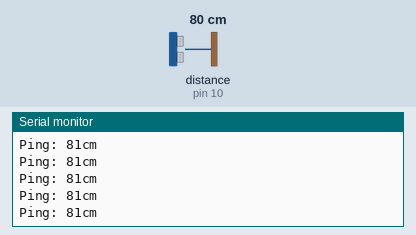
Bench run of a sketch on a simulated Arduino Uno, built with avr-gcc and run on an emulated ATmega328P. Parts: the last lines printed to the serial monitor. Inputs (shaded band) come from the test bench; at power-on: distance to the obstacle (sensor on pin 10) 80 cm. The echo pulse lasts 58.3 µs per cm.

Above: at 1.2 s.
1.3 s: distance to the obstacle (sensor on pin 10) set to 2 cm
At 1.59 s:
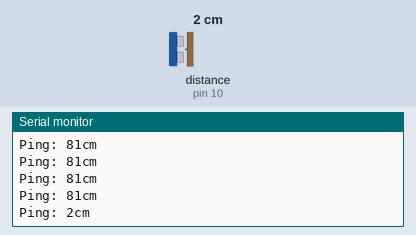
2.8 s: distance to the obstacle (sensor on pin 10) set to 4 cm
At 2.8 s:
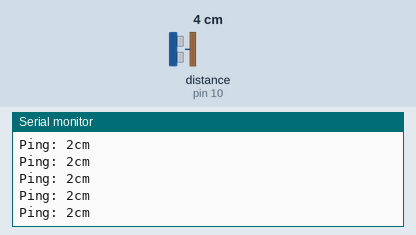
Timing chart, 0 to 5.8 s (numbered marks = the images above; inputs shaded):
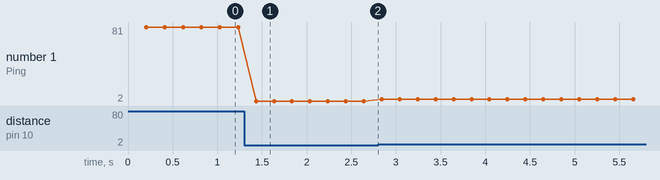

The sketch:

NewPingExample.ino
```cpp
#include <Servo.h>

// ---------------------------------------------------------------------------
// Example NewPing library sketch that does a ping about 20 times per second.
// ---------------------------------------------------------------------------

#include <NewPing.h>

#define TRIGGER_PIN  9  // Arduino pin tied to trigger pin on the ultrasonic sensor.
#define ECHO_PIN     10  // Arduino pin tied to echo pin on the ultrasonic sensor.
#define MAX_DISTANCE 200 // Maximum distance we want to ping for (in centimeters). Maximum sensor distance is rated at 400-500cm.

NewPing sonar(TRIGGER_PIN, ECHO_PIN, MAX_DISTANCE); // NewPing setup of pins and maximum distance.

void setup() {
  Serial.begin(115200); // Open serial monitor at 115200 baud to see ping results.
}

void loop() {
  delay(200);                      // Wait 50ms between pings (about 20 pings/sec). 29ms should be the shortest delay between pings.
  unsigned int uS = sonar.ping();  // Send ping, get ping time in microseconds (uS).
//  int pinVal = digitalRead(2);
  Serial.print("Ping: ");
  Serial.print(uS / US_ROUNDTRIP_CM); // Convert ping time to distance in cm and print result (0 = outside set distance range)
  Serial.println("cm");
//  Serial.print("Pin 2: ");
//  Serial.println(pinVal);

}
```

Measured:
- after the input at 1.3 s, the serial monitor: prints a new line after 0.13 s (image 1)
- plotted number 1: 81 → 2 after the input at 1.3 s, 2 → 4 after the input at 2.8 s
